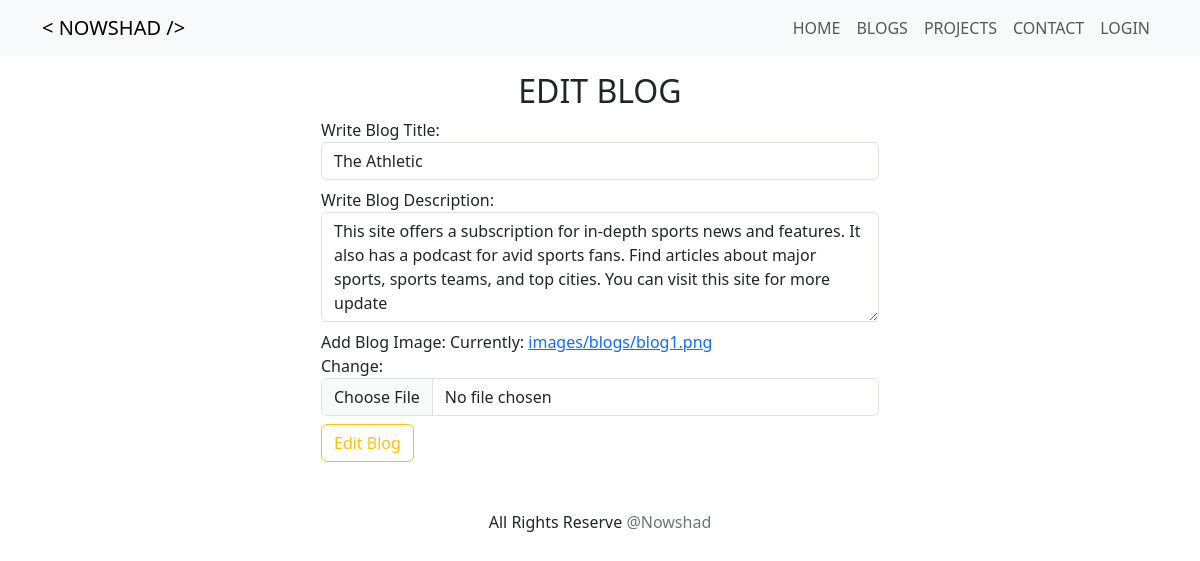
The page /blogs/edit-blog/6/ on the database its author committed.
### blogs/models.py (models this page shows, shortened)
class Blogs(models.Model):
    title = models.CharField(max_length=200)
    description = models.TextField()
    blog_image = models.ImageField(upload_to='images/blogs')
    created_at = models.DateField(auto_now_add=True)
    updated_at = models.DateField(auto_now=True)

### blogs/views.py (the view)
# urls.py: path('edit-blog/<int:blog_id>/', views.edit_blog, name='edit_blog'),
def edit_blog(request, blog_id):
    blog = get_object_or_404(Blogs, id=blog_id)
    if request.method == 'POST':
        form = BlogForm(request.POST, request.FILES, instance=blog)
        if form.is_valid():
            form.save()
            return redirect('show_blogs')
    else:
        form = BlogForm(instance=blog)
    return render(request, 'edit_blog.html', {'form': form, 'blog': blog})

### blogs/forms.py
class BlogForm(ModelForm):
    def __init__(self, *args, **kwargs):
        super(BlogForm, self).__init__(*args, **kwargs)
        self.fields['title'].widget.attrs.update({'class': 'form-control mb-2'})
        self.fields['description'].widget.attrs.update({'class': 'form-control mb-2'})
        self.fields['blog_image'].widget.attrs.update({'class': 'form-control mb-2'})
    class Meta:
        model = Blogs
        fields = ['title', 'description', 'blog_image']
        widgets = {
            'description': Textarea(attrs={'rows': 4, 'class': 'form-control'}),
        }
        error_messages = {
            'blog_image': {
                'required': '',
            },
        }
        labels = {
                'title' : ('Write Blog Title'),
                'description' : ('Write Blog Description'),
                'blog_image' : ('Add Blog Image')
            }

### blogs/templates/edit_blog.html (shortened to what this page needs)
{% extends "base.html" %}
{% block content %}
<h1 class="text-center fs-2 display-3 text-uppercase mt-3">Edit Blog</h1>
<div class="d-flex justify-content-center align-items-center">
    <div class="w-50">
        <form method="post">
            {{form}}
            <button type="submit" class="btn btn-outline-warning">Edit Blog</button>
        </form>
    </div>
</div>
{% endblock content %}

### rows shown on the page
Blogs: title "The Athletic", description "This site offers a subscription for in-depth sports news and features. It also has a podcast for avid sports fans. Find articles about major sports, sports teams, and top cities. You can visit this site for more update"
